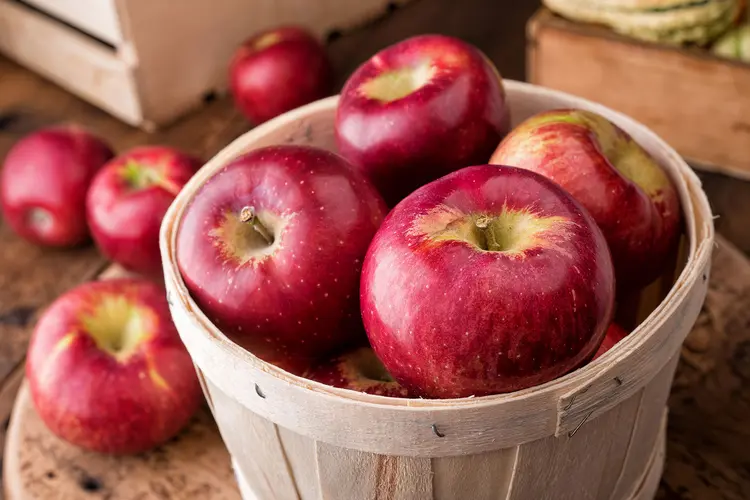
#> input picture input_image.jpg, 750 x 500 px
$ python hw.py
#> lines starting #> are read from the running program, lines starting #| are printed output that depends on the picture
import cv2

def main():
    image_path = 'input_image.jpg'
    image = cv2.imread(image_path)
#> image is the input picture: shape (500, 750, 3); mean B, G, R 78.9, 88.3, 154.9

    if image is None:
        print(f"Error: Unable to load image at {image_path}")
        return

    print("Original image loaded successfully")

    sizes = {
              'small': (200, 200),
              'medium': (400, 400),
              'large': (600, 600)
          }

    for size_name, dimensions in sizes.items():
        resized_image = cv2.resize(image, dimensions)
        cv2.imshow(f"sized {size_name}",resized_image)
        cv2.imshow(f"sized {size_name}.jpg",resized_image)
        print(f"Image resized to {dimensions [0]} x {dimensions [1]} pixels {size_name} and saved.")
#> this loop made 3 passes
#> pass 1, in main, `resized_image = cv2.resize(image, dimensions)`:
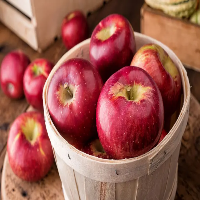
#> resized_image: shape (200, 200, 3); mean B, G, R 78.8, 88.2, 154.8
#> pass 2, in main, `resized_image = cv2.resize(image, dimensions)`:
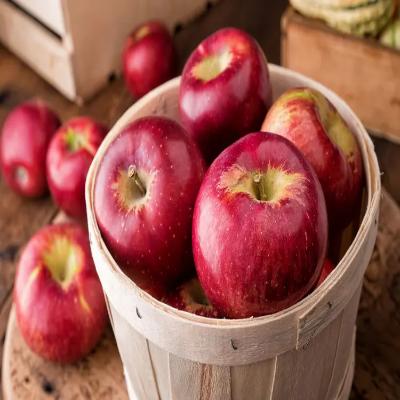
#> resized_image: shape (400, 400, 3); mean B, G, R 78.8, 88.2, 154.8

    print("Display resizing images. Press any key to exit.")
    cv2.waitKey(0)

    cv2.destroyAllWindows()

if __name__=="__main__":
    main()
